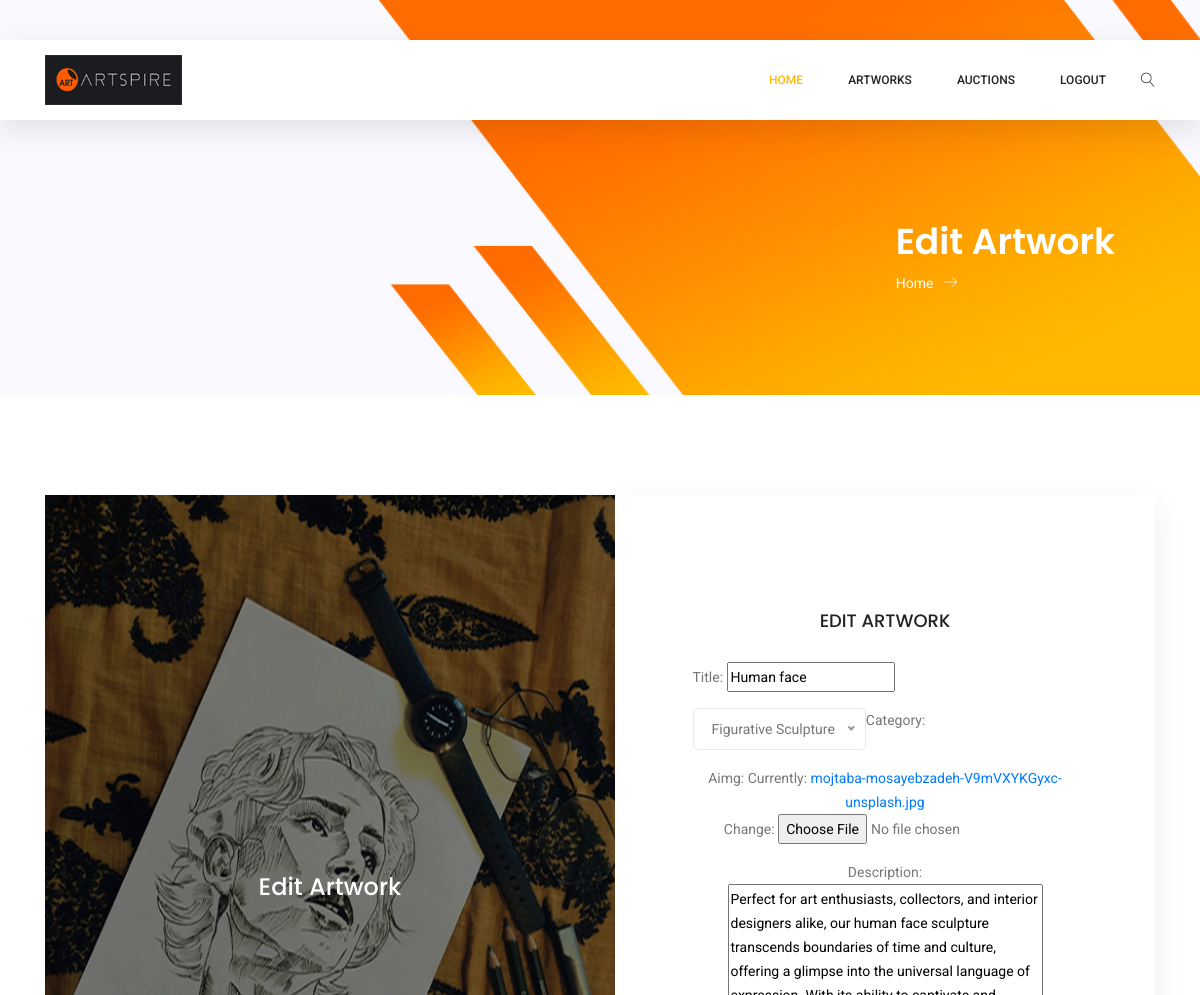
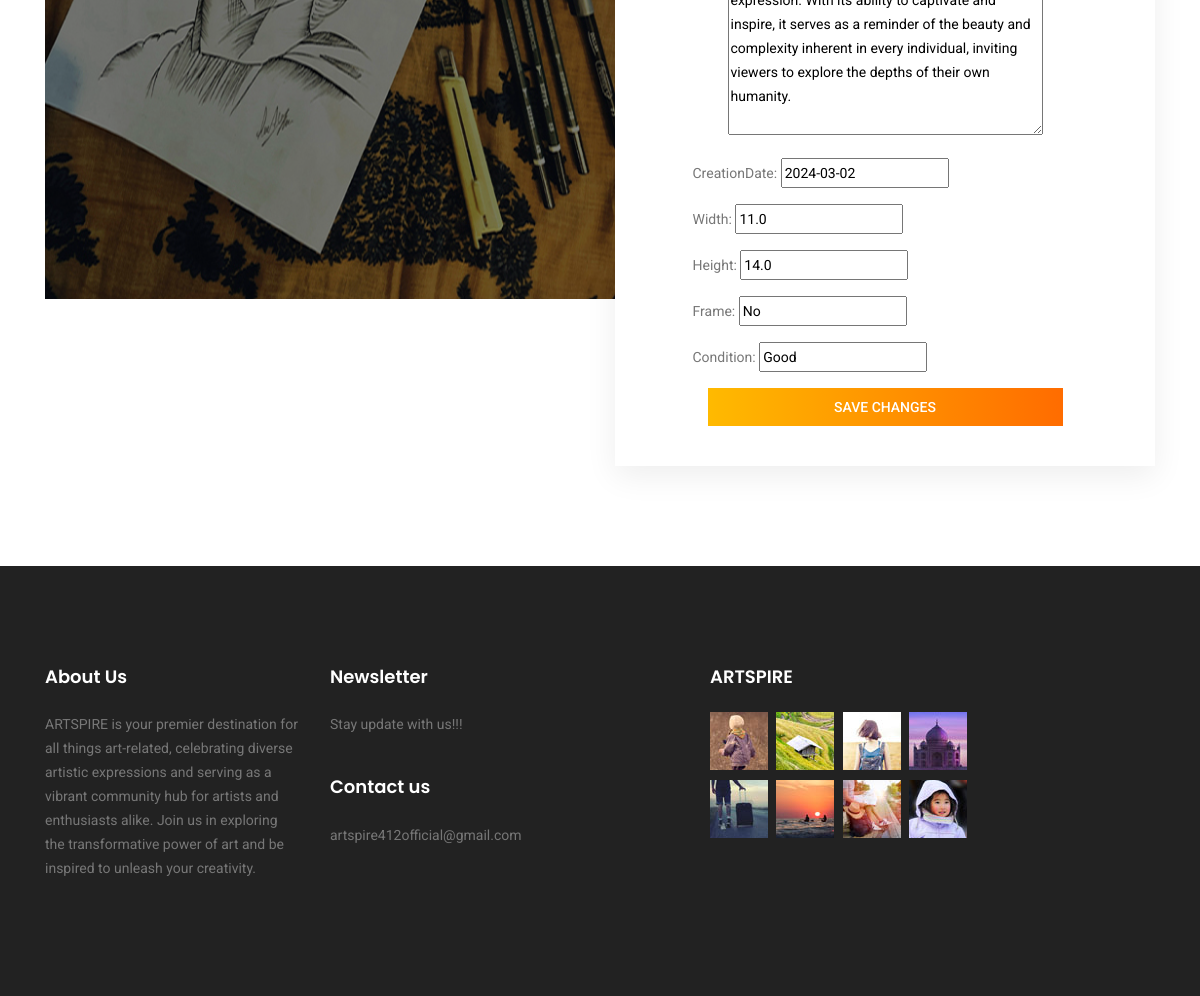
The app's page /editArtwork/2/ (signed in) with its own data (2 pictures, top to bottom).
### Artapp/models.py (models this page shows, shortened)
class Artwork(models.Model):
    title = models.CharField(max_length=100)
    category = models.ForeignKey(Category, on_delete=models.CASCADE)
    aimg = ResizedImageField(size=[262, 280], default='/static/img/default-artwork.jpg')
    Description = models.TextField()
    creationDate = models.DateField()
    seller = models.ForeignKey(Seller, on_delete=models.CASCADE, related_name='artworks_seller')
    artworkStatus = models.BooleanField(null=False, default=True)
    width = models.FloatField(default=0.0)
    height = models.FloatField(default=0.0)
    frame = models.CharField(max_length=30, default='No')
    condition = models.CharField(max_length=50, default='Good')

### ARTSPIRE/views.py (the view)
# urls.py: path('editArtwork/<int:id>/', views.EditArtwork, name='editArtwork'),
def EditArtwork(request, id):
    request.session['username']=request.session['username']
    artwork = get_object_or_404(Artwork, id=id)
    if request.method == 'POST':
        form = ArtworkForm(request.POST, instance=artwork)
        if form.is_valid():
            form.save()
            return redirect('viewAllArtSeller')
    else:
        form = ArtworkForm(instance=artwork)
    return render(request, 'editArtwork.html', {'form': form, 'artwork': artwork})

### ARTSPIRE/forms.py
class ArtworkForm(forms.ModelForm):
    class Meta:
        model = Artwork
        fields = ['title', 'category', 'aimg', 'Description', 'creationDate', 'width', 'height', 'frame', 'condition']

### Artapp/models.py (called while the page is built)
    def __str__(self):
        return self.name

### templates/editArtwork.html (shortened to what this page needs)
{% extends 'masterSeller.html' %}
{% block body %}
		<section class="banner-area organic-breadcrumb">
			<div class="container">
				<div class="breadcrumb-banner d-flex flex-wrap align-items-center justify-content-end">
					<div class="col-first">
						<h1>Edit Artwork</h1>
						<nav class="d-flex align-items-center">
							<a href="{% url 'indexSeller' %}">Home<span class="lnr lnr-arrow-right"></span></a>
						</nav>
					</div>
				</div>
			</div>
		</section>
		<section class="login_box_area section_gap">
			<div class="container">
				<div class="row">
					<div class="col-lg-6">
						<div class="login_box_img">
							<img class="img-fluid" src="/static/img/addArtwork.jpg" alt="">
							<div class="hover">
								<h4>Edit Artwork</h4>
							</div>
						</div>
					</div>
					<div class="col-lg-6">
						<div class="login_form_inner">
							<h3>Edit Artwork</h3>
                            <form class="row login_form" action="{% url 'editArtwork' artwork.id %}" method="POST" enctype="multipart/form-data">
                                {{ form.as_p }}
                                <div class="col-md-12 form-group">
                                    <button type="submit" value="submit" class="primary-btn">Save Changes</button>
                                </div>
                            </form>
						</div>
					</div>
				</div>
			</div>
		</section>
        {% endblock %}

### records on screen
Artwork: title "Human face", Description "Perfect for art enthusiasts, collectors, and interior designers alike, our human face sculpture transcends boundaries of time and culture, offering a glimpse into the universal language of expression. With its ability to captivate and inspire, it serves as a reminder of the beauty and complexity inherent in every individual, inviting viewers to explore the depths of their own humanity.", creationDate "2024-03-02", width "11.0", height "14.0", frame "No", condition "Good"
